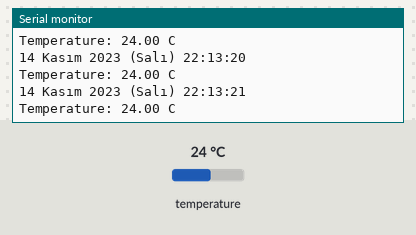
Recording of a sketch running on a simulated ESP32. On the bench: the last lines printed to the serial monitor. The inputs (shaded band) are chosen by the test bench; at power-on: temperature 24 °C. The local clock reads 2024-03-15 10:24:30 at power-on unless the sketch sets it.

Above: at 1.3 s.
1.4 s: temperature set to 12 °C
At 1.9 s:
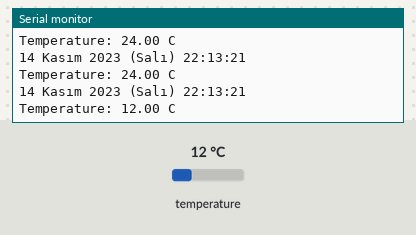
2.9 s: temperature set to 19 °C
At 3.4 s:
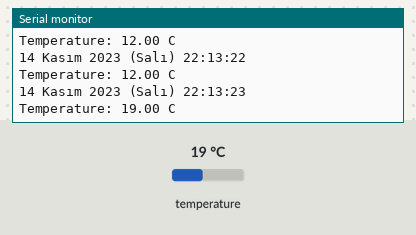
Timing chart, 0 to 5.9 s (numbered marks = the images above; inputs shaded):
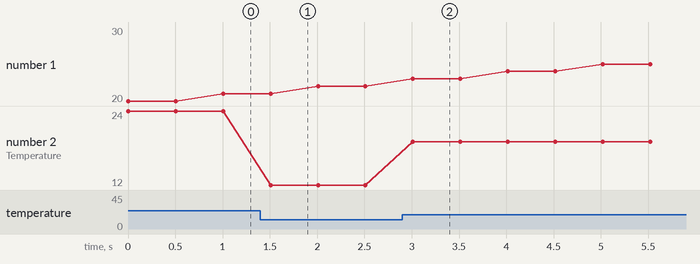

The sketch:

esp32_ds3231_test_1.ino
```cpp
/*
+--------+--------+
| DS3231 | ESP32  |
+========+========+
| GND    | GND    |
| VCC    | 5V     |
| SDA    | GPIO21 |
| SCL    | GPIO22 |
+--------+--------+

File > Examples > RTClib > ds3231
*/

#include "RTClib.h"

RTC_DS3231 rtc;

String daysOfTheWeek[7] = {"Pazar", "Pazartesi", "Salı", "Çarşamba", "Perşembe", "Cuma", "Cumartesi"};
String monthOfTheYear[13] = {"N/A", "Ocak", "Şubat", "Mart", "Nisan", "Mayıs", "Haziran", "Temmuz", "Ağustos", "Eylül", "Ekim", "Kasım", "Aralık"};

void setup () {
  Serial.begin(115200);

  if (!rtc.begin()) {
    Serial.println("Couldn't find RTC");
    Serial.flush();
    abort();
  }

  if (rtc.lostPower()) {
    Serial.println("RTC lost power, let's set the time!");
    rtc.adjust(DateTime(F(__DATE__), F(__TIME__)));
  }

    Serial.println("RTC lost power, let's set the time!");
    rtc.adjust(DateTime(F(__DATE__), F(__TIME__)));
}

void loop () {
    DateTime now = rtc.now();

    Serial.print(now.day(), DEC);
    Serial.print(' ');
    Serial.print(monthOfTheYear[now.month()]);
    Serial.print(' ');
    Serial.print(now.year(), DEC);
    Serial.print(" (");
    Serial.print(daysOfTheWeek[now.dayOfTheWeek()]);
    Serial.print(") ");
    Serial.print(now.hour(), DEC);
    Serial.print(':');
    Serial.print(now.minute(), DEC);
    Serial.print(':');
    Serial.print(now.second(), DEC);
    Serial.println();

    Serial.print("Temperature: ");
    Serial.print(rtc.getTemperature());
    Serial.println(" C");

    Serial.println();
    delay(500);
}
```

Measured:
- after the input at 1.4 s, the serial monitor: prints a new line after 0.11 s (image 1)
- after the input at 2.9 s, the serial monitor: prints a new line after 0.11 s (image 2)
- plotted number 2: 24 → 12 after the input at 1.4 s, 12 → 19 after the input at 2.9 s
